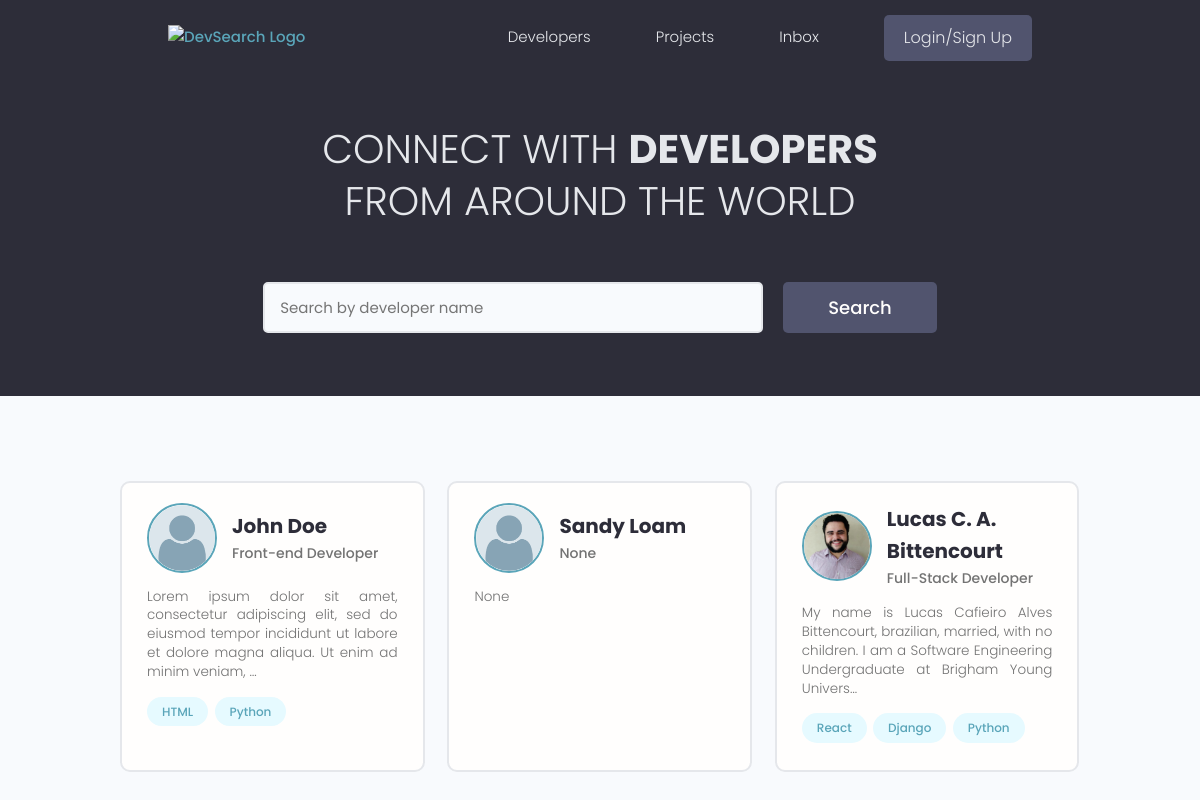
The app's page /, older data.
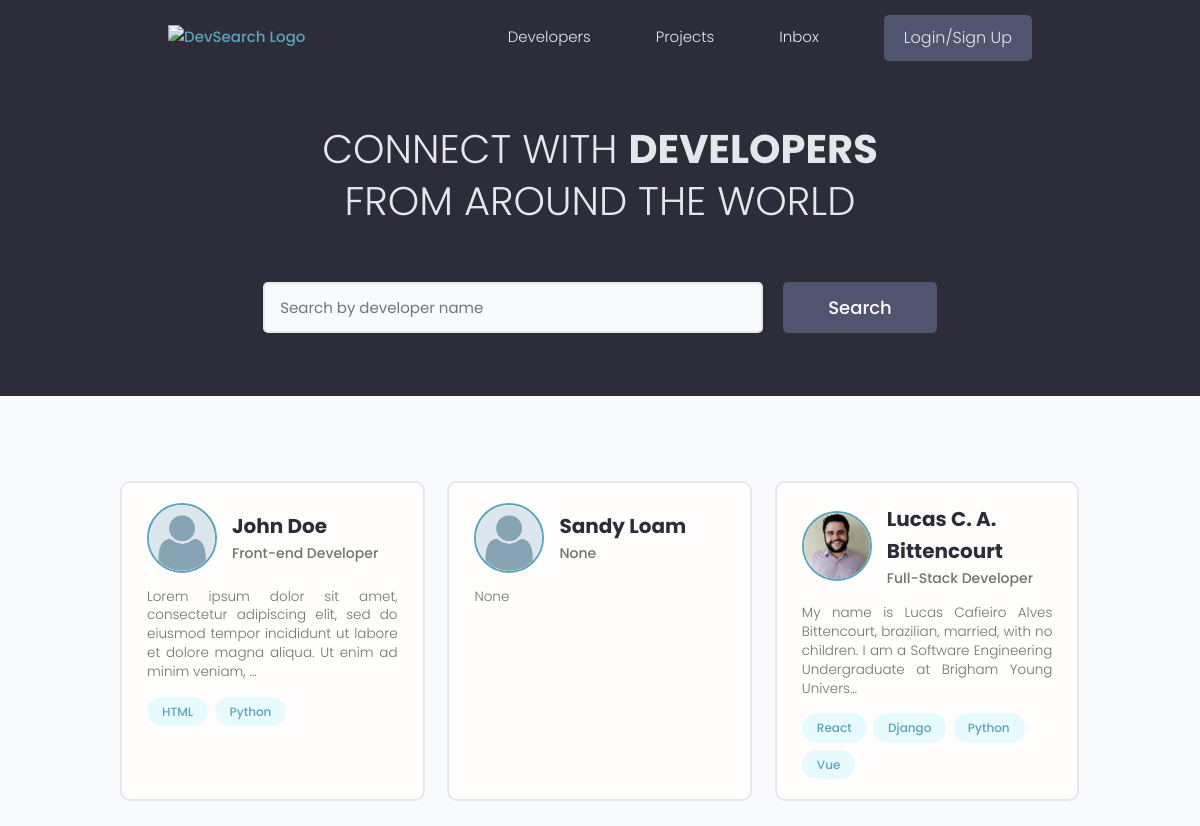
The same page, newer data.
### users/models.py (models this page shows, shortened)
class Profile(models.Model):
    user = models.OneToOneField(User, on_delete=models.CASCADE, null=True, blank=True)
    name = models.CharField(max_length=200, blank=True, null=True)
    email = models.EmailField(max_length=500, blank=True, null=True)
    username = models.CharField(max_length=200, blank=True, null=True)
    location = models.CharField(max_length=200, blank=True, null=True)
    short_intro = models.CharField(max_length=200, blank=True, null=True)
    bio = models.TextField(blank=True, null=True)
    profile_image = models.ImageField(
        null=True, blank=True, upload_to='profiles/', default='profiles/user_default.png')
    social_github = models.CharField(max_length=200, blank=True, null=True)
    social_twitter = models.CharField(max_length=200, blank=True, null=True)
    social_linkedin = models.CharField(max_length=200, blank=True, null=True)
    social_youtube = models.CharField(max_length=200, blank=True, null=True)
    social_website = models.CharField(max_length=200, blank=True, null=True)
    created = models.DateTimeField(auto_now_add=True)
    id = models.UUIDField(default=uuid.uuid4, unique=True,
                            primary_key=True, editable=False)

class Skill(models.Model):
    owner = models.ForeignKey(Profile, on_delete=models.CASCADE, blank=True, null=True)
    name = models.CharField(max_length=200, blank=True, null=True)
    description = models.TextField(blank=True, null=True)
    created = models.DateTimeField(auto_now_add=True)
    id = models.UUIDField(default=uuid.uuid4, unique=True,
                            primary_key=True, editable=False)
    def __str__(self):
        return str(self.name)

### users/views.py (the view)
# urls.py: path('', views.profiles, name="profiles_list"),
def profiles(request):
    profiles, search_query = search_profiles(request)
    context = { 'profiles': profiles, 'search_query': search_query }
    return render(request, 'users/profiles.html', context)

### users/utils.py (called while the page is built)
def search_profiles(request):
  search_query = ''
  if request.GET.get('search_query'):
      search_query = request.GET.get('search_query')
  skills = Skill.objects.filter(name__icontains=search_query)
  profiles = Profile.objects.distinct().filter(
      Q(name__icontains=search_query) |
      Q(short_intro__icontains=search_query) |
      Q(skill__in=skills)
  )
  return profiles, search_query

### users/templates/users/profiles.html (shortened to what this page needs)
{% extends 'main.html' %}
{% block content %}
<main class="home">
  <section class="hero-section text-center">
    <div class="container container--narrow">
      <div class="hero-section__box">
        <h2>CONNECT WITH <span>DEVELOPERS</span></h2>
        <h2>FROM AROUND THE WORLD</h2>
      </div>
      <div class="hero-section__search">
        <form class="form" action="{% url 'profiles_list' %}" method="get">
          <div class="form__field">
            <input class="input input--text" id="formInput#search" type="text" name="search_query"
              value="{{search_query}}" placeholder="Search by developer name" />
          </div>
          <input class="btn btn--sub btn--lg" type="submit" value="Search" />
        </form>
      </div>
    </div>
  </section>
  <section class="devlist">
    <div class="container">
      <div class="grid grid--three">
        {% for profile in profiles %}
        <div class="column card">
          <div class="dev">
            <a href="{% url 'user_profile' profile.id %}" class="card__body">
              <div class="dev__profile">
                <img class="avatar avatar--md" src="{{ profile.profile_image.url }}" alt="image" />
                <div class="dev__meta">
                  <h3>{{ profile.name }}</h3>
                  <h5>{{ profile.short_intro }}</h5>
                </div>
              </div>
              <p class="dev__info">{{ profile.bio|truncatechars:"150" }}</p>
              <div class="dev__skills">
                {% for skill in profile.skill_set.all|slice:"5" %}
                <span class="tag tag--pill tag--main">
                  <small>{{ skill }}</small>
                </span>
                {% endfor %}
              </div>
            </a>
          </div>
        </div>
        {% endfor %}
      </div>
    </div>
  </section>
</main>
{% endblock content %}

Row changes from the older to the newer data that the page shows:
added Skill: name "Vue", shown under Profile "Lucas C. A. Bittencourt"
